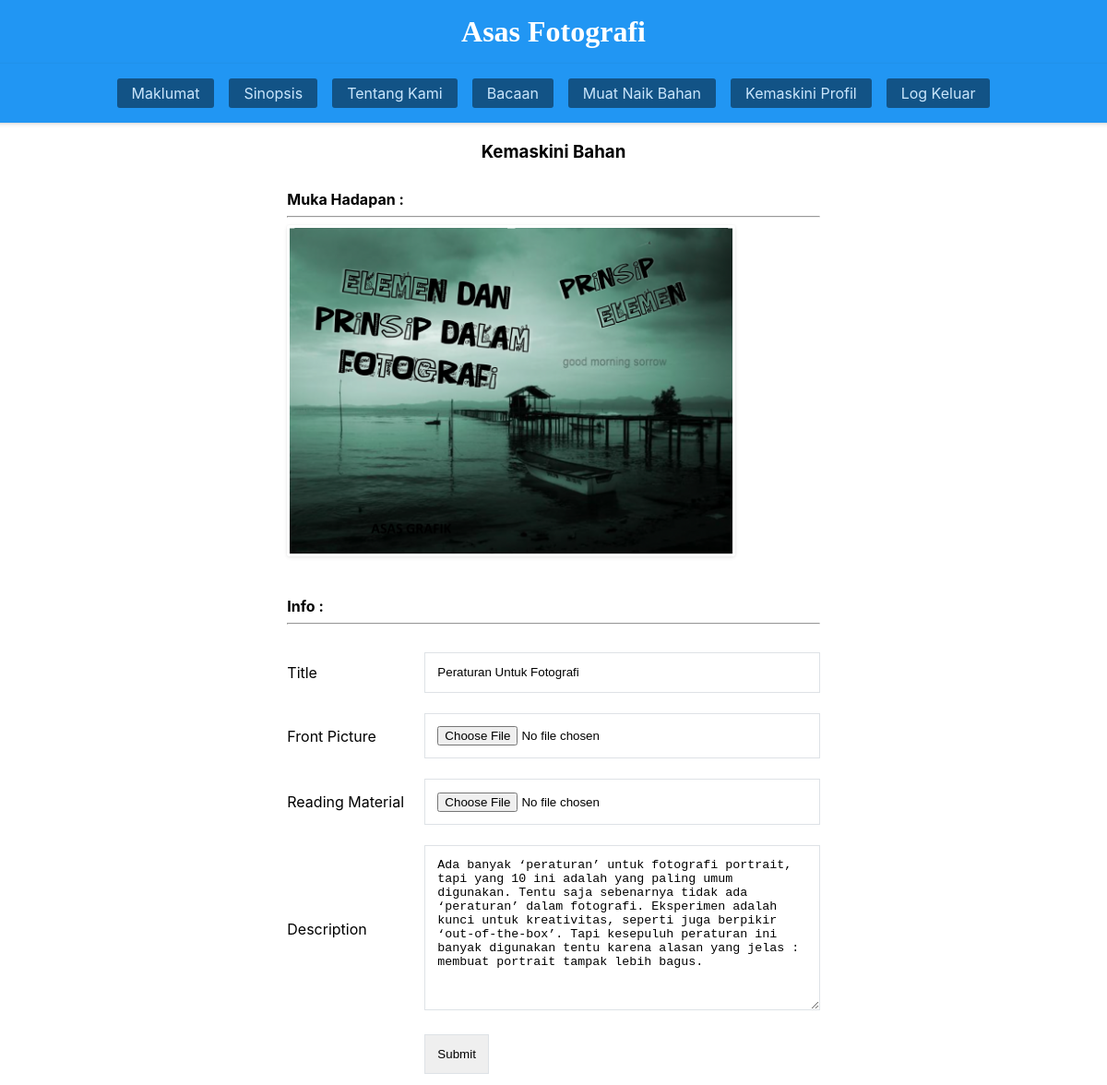
The app's page /account_materialupload.php?id=7 (signed in) with its own data.
### tables this page shows
CREATE TABLE `article` (
  `id` int(11) NOT NULL,
  `headline` varchar(255) NOT NULL,
  `content` text NOT NULL,
  `category` int(11) DEFAULT 1,
  `is_restricted` int(11) DEFAULT 0,
  `image` varchar(255) DEFAULT NULL,
  `posted_by` int(11) DEFAULT NULL,
  `genres` int(11) DEFAULT 1,
  `reading_path` varchar(255) DEFAULT NULL
);

### config.php (called while the page is built, shortened)
<?php
function connect(){
    $host = 'localhost';
    $user = 'root';
    $password = '';
    $database = 'asas_fotografi';
    try{
        $con = new PDO("mysql:host=" . $host . ";dbname=" . $database, $user, $password);
        $con->setAttribute(PDO::ATTR_ERRMODE, PDO::ERRMODE_EXCEPTION);
        return $con;
    }catch(PDOException $e){
        echo "Connection error: ".$e->getMessage();
    }
}
function fetchRow($query){
    try{
        $connect = connect();
        $stmt = $connect->prepare($query);
        $stmt->execute();
        return $stmt->fetch(PDO::FETCH_ASSOC);
    }catch(PDOException $e){
        echo "SQL error: ". $e->getMessage();
    }
}
?>

### account_materialupload.php (the view, shortened to what this page needs)
<?php
    include 'config.php';
    $article = null;
    if(isset($_GET['id'])){
        $article = fetchRow("SELECT * FROM article WHERE id =".$_GET['id']);
    }
?>
<!DOCTYPE html>
<html lang="en">
<head>
    <?php include './metaheader.php'; ?>
</head>
<body>
    <?php include './landingNavbar.php'; ?>
    <h3 class="text-center">
        <?php
            if(!isset($_GET['id'])){
                echo 'Muat Naik Bahan';
            }else{
                echo 'Kemaskini Bahan';
            }
        ?>
    </h3>
    <form method="POST" enctype="multipart/form-data"  class="flex align-items-center justify-content-center">
        <table cellpadding="10">
            <?php if(isset($_GET['id'])){ ?>
            <tr>
                <td colspan="2">
                    <b>Muka Hadapan :</b>
                    <br>
                    <hr>
                    <img style="object-fit: contain;" src="images/<?php echo (!empty($article['image']) ? $article['image'] : ''); ?>" class="w-full w-30rem border-3 border-0 shadow-1 border-round"/>
                    <br>
                    <br>
                    <br>
                    <b>Info :</b>
                    <hr>
                </td>
            </tr>
            <?php } ?>
            <tr>
                <td>Title</td>
                <td>
                    <input required class="w-25rem" type="text" name="title" placeholder="Enter Title" value="<?php echo (!empty($article['headline']) ? $article['headline'] : ''); ?>"/>
                </td>
            </tr>
            <tr>
                <td>Front Picture</td>
                <td>
                    <input type="file" name="fileToUpload" placeholder="Choose Picture" class="w-25rem"/>
                </td>
            </tr>
            <tr>
                <td>Reading Material</td>
                <td>
                    <input type="file" name="readingMaterial" placeholder="Choose File" class="w-25rem"/>
                </td>
            </tr>
            <tr>
                <td>Description</td>
                <td>
                    <textarea rows="10" class="w-25rem" required name="content" placeholder="Enter Content"><?php echo (!empty($article['content']) ? $article['content'] : ''); ?></textarea>
                </td>
            </tr>
            <tr>
                <td>
                </td>
                <td>
                    <input type="submit" value="Submit"/>
                </td>
            </tr>
        </table>
    </form>
</body>
</html>

### metaheader.php (style rules this page uses)
html,body { padding: 0; margin: 0; font-family: var(--font-family); overflow-x: hidden; }
input, textarea, select { padding: 1em; border: solid 1px var(--surface-border); }
input[type="submit"] { cursor: pointer; }

### records on screen
article: image (picture), title "Peraturan Untuk Fotografi", content "Ada banyak ‘peraturan’ untuk fotografi portrait, tapi yang 10 ini adalah yang paling umum digunakan. Tentu saja sebenarnya tidak ada ‘peraturan’ dalam fotografi. Eksperimen adalah kunci untuk kreativitas, seperti juga berpikir ‘out-of-the-box’. Tapi kesepuluh peraturan ini banyak digunakan tentu karena alasan yang jelas : membuat portrait tampak lebih bagus."
